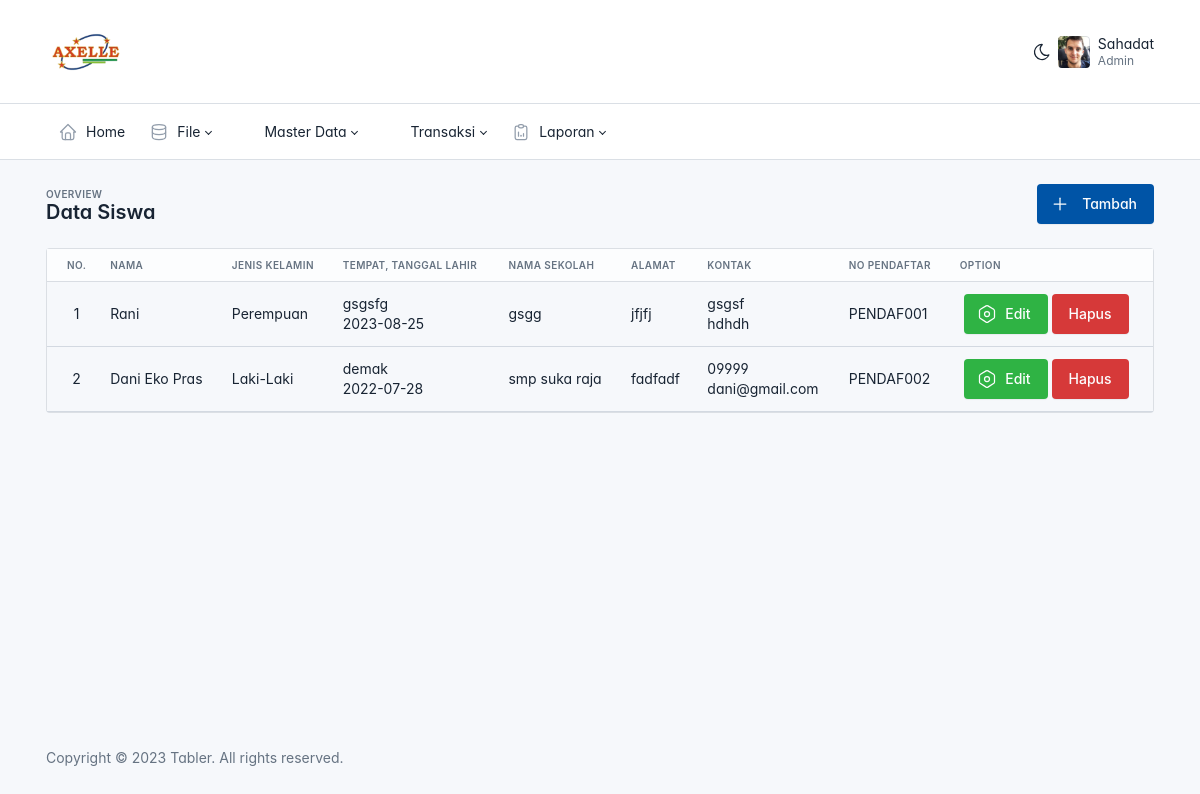
Screenshot of /admin/index.php?q=siswa&m=a (signed in) with the database file from the repository.
### tables this page shows
CREATE TABLE `menu` (
  `id` int NOT NULL,
  `nama` varchar(50) NOT NULL,
  `icon` varchar(500) NOT NULL
);

CREATE TABLE `siswa` (
  `id` int NOT NULL,
  `nis` varchar(100) NOT NULL,
  `nama` varchar(150) DEFAULT NULL,
  `jenis_kelamin` varchar(1) DEFAULT NULL,
  `tlahir` varchar(50) DEFAULT NULL,
  `tgl_lahir` date DEFAULT NULL,
  `pendidikan` varchar(50) DEFAULT NULL,
  `notelp` varchar(20) DEFAULT NULL,
  `alamat` varchar(150) DEFAULT NULL,
  `email` varchar(50) DEFAULT NULL,
  `nopendaftar` varchar(50) DEFAULT NULL
);

### admin/siswa.php (the view, shortened to what this page needs)
<div class="page-header d-print-none">
    <div class="container-xl">
        <div class="row g-2 align-items-center">
            <div class="col">
                <div class="page-pretitle">
                    Overview
                </div>
                <h2 class="page-title">
                    Data Siswa
                </h2>
            </div>
            <div class="col-auto ms-auto d-print-none">
                <div class="btn-list">
                    <a href="index.php?q=addsiswa&m=a" class="btn btn-primary d-none d-sm-inline-block" title="Tambah Siswa" data-bs-toggle="tooltip"
		   data-bs-placement="bottom">
                        <svg xmlns="http://www.w3.org/2000/svg" class="icon" width="24" height="24" viewBox="0 0 24 24" stroke-width="2" stroke="currentColor" fill="none" stroke-linecap="round" stroke-linejoin="round">
                            <path stroke="none" d="M0 0h24v24H0z" fill="none" />
                            <path d="M12 5l0 14" />
                            <path d="M5 12l14 0" />
                        </svg>
                        Tambah
                    </a>
                </div>
            </div>
        </div>
    </div>
</div>
<div class="page-body">
    <div class="container-xl">
        <div class="row row-deck row-cards">
            <div class="col-12">
                <div class="card">
                    <div class="table-responsive">
                        <table class="table card-table table-vcenter text-nowrap datatable">
                            <thead>
                                <tr>
                                    <th class="w-1">
                                        No.
                                    </th>
                                    <th>Nama</th>
                                    <th>Jenis Kelamin</th>
                                    <th>Tempat, Tanggal Lahir</th>
                                    <th>Nama Sekolah</th>
                                    <th>Alamat</th>
                                    <th>Kontak</th>
                                    <th>No Pendaftar</th>
                                    <th>Option</th>
                                </tr>
                            </thead>
                            <tbody>
                                <?php
                                $no = 0;
                                $qdata = mysqli_query($kon, "SELECT * FROM siswa");
                                while ($data = mysqli_fetch_array($qdata)) {
                                    $no++;
                                ?>
                                    <tr>
                                        <td class="text-center"><?php echo $no; ?></td>
                                        <td><?php echo ucwords($data["nama"]); ?></td>
                                        <td><?php echo ($data['jenis_kelamin'] == 1) ? 'Laki-Laki' : 'Perempuan'; ?></td>
                                        <td><?php echo $data['tlahir'] . '<br>' . $data['tgl_lahir'] ?></td>
                                        <td><?php echo $data['pendidikan']?></td>
                                        <td><?php echo $data['alamat'] ?></td>
                                        <td><?php echo $data['notelp'] . '<br>' . $data['email'] ?></td>
                                        <td><?php echo $data['nopendaftar'] ?></td>
                                        <td style="text-align:center;">
                                            <a href="index.php?q=es&id=<?php echo $data["id"] ?>" class="btn btn-success">
                                                Edit
                                            </a>
                                            <button onclick="confirmationHapusData('hapussiswa.php?id=<?php echo $data['id']; ?>')" class="btn btn-danger">
                                                Hapus
                                            </button>
                                        </td>
                                    </tr>
                                <?php
                                }
                                ?>
                            </tbody>
                        </table>
                    </div>
                </div>
            </div>
        </div>
    </div>
</div>

### admin/menu.php (shortened to what this page needs)
<header class="navbar-expand-md">
    <div class="collapse navbar-collapse" id="navbar-menu">
        <div class="navbar">
            <div class="container-xl">
                <ul class="navbar-nav">
                    <li class="nav-item">
                        <a class="nav-link" href="index.php">
                            <span class="nav-link-icon d-md-none d-lg-inline-block">
                            </span>
                            <span class="nav-link-title">
                                Home
                            </span>
                        </a>
                    </li>
                    <li class="nav-item dropdown">
                        <a class="nav-link dropdown-toggle" href="#navbar-base" data-bs-toggle="dropdown" data-bs-auto-close="outside" role="button" aria-expanded="false">
                            <span class="nav-link-icon d-md-none d-lg-inline-block">
                            </span>
                            <span class="nav-link-title">
                                File
                            </span>
                        </a>
                    </li>
                    <?php
                        $dmenu = mysqli_query($kon, "SELECT * FROM menu");
                        while ($menu    = mysqli_fetch_array($dmenu)) {
                            $idmenu     = $menu['id'];
                            $submenu    = mysqli_query($kon,"select * from submenu where idmaster='$idmenu'");
                            $hassubmenu     = mysqli_num_rows($submenu);
                            ?>
                                <li class="nav-item dropdown">
                                    <a href="#" class="nav-link <?php echo ($hassubmenu > 0) ? 'dropdown-toggle' : ''?>"  data-bs-toggle="dropdown" data-bs-auto-close="outside" role="button" aria-expanded="false">
                                        <span class="nav-link-icon d-md-none d-lg-inline-block">
                                        </span>
                                        <span class="nav-link-title">
                                            <?php echo ucwords($menu['nama'])?>
                                        </span>
                                    </a>
                                </li>
                            <?php
                        }
                    ?>
                    <li class="nav-item dropdown">
                        <a class="nav-link dropdown-toggle" href="#navbar-base" data-bs-toggle="dropdown" data-bs-auto-close="outside" role="button" aria-expanded="false">
                            <span class="nav-link-icon d-md-none d-lg-inline-block">
                            </span>
                            <span class="nav-link-title">
                                Laporan
                            </span>
                        </a>
                    </li>
                </ul>
            </div>
        </div>
    </div>
</header>

### admin/index.php (style rules this page uses)
:root { --tblr-font-sans-serif: 'Inter Var', -apple-system, BlinkMacSystemFont, San Francisco, Segoe UI, Roboto, Helvetica Neue, sans-serif; }
body { font-feature-settings: "cv03", "cv04", "cv11"; }

### rows the page displays
menu: nama "Master Data"
menu: nama "Transaksi"
siswa: nama "Rani", jenis_kelamin "Perempuan", tlahir "gsgsfg", tgl_lahir "2023-08-25", pendidikan "gsgg", alamat "jfjfj", notelp "gsgsf", email "hdhdh", nopendaftar "PENDAF001"
siswa: nama "Dani Eko Pras", jenis_kelamin "Laki-Laki", tlahir "demak", tgl_lahir "2022-07-28", pendidikan "smp suka raja", alamat "fadfadf", notelp "09999", email "dani@gmail.com", nopendaftar "PENDAF002"

### other values shown
$_SESSION['nama'] "Sahadat"
$_SESSION['level'] "Admin"
